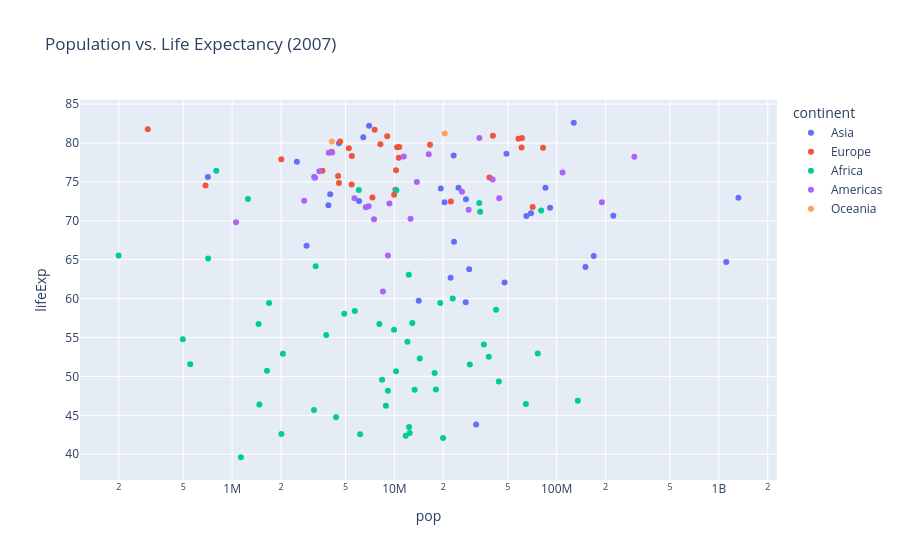

Notebook cell for this chart:
### Markdown cell above
## EDA Task

**Exercise 1.** With `px.scatter` on the 2007 gapminder data, plot population (`log_x=True`) vs life expectancy, colored by continent. Hover around: which *country* is the small-population outlier with very low life expectancy?

**Exercise 2.** Build an interactive box plot of `lifeExp` per continent for **1952** and another for **2007**. Which continent improved the most?

**Exercise 3.** Pick any 3 countries and draw their `gdpPercap` over time with `px.line`. Write three observations (claim + number each).

**Exercise 4 (mini-report).** Run the full Part-B pipeline on the `tips` dataset: one question, inspect, (light) clean, engineer one feature (e.g. tip percentage), two plots, one conclusion. This is a dress rehearsal for report!

### Code cell
# Exercise 1
g2007 = gapminder[gapminder["year"] == 2007]

fig = px.scatter(
    g2007,
    x="pop",
    y="lifeExp",
    color="continent",
    log_x=True,
    hover_name="country",
    title="Population vs. Life Expectancy (2007)"
)
fig.show()

### Figure 1 — Plotly figure (JSON) as saved in the notebook; plotly's stock layout.template omitted (floating-point values rounded to 4 significant figures)
{"data": [{"hovertemplate": "<b>%{hovertext}</b><br><br>continent=Asia<br>pop=%{x}<br>lifeExp=%{y}<extra></extra>", "hovertext": ["Afghanistan", "Bahrain", "Bangladesh", "Cambodia", "China", "Hong Kong, China", "India", "Indonesia", "Iran", "Iraq", "Israel", "Japan", "Jordan", "Korea, Dem. Rep.", "Korea, Rep.", "Kuwait", "Lebanon", "Malaysia", "Mongolia", "Myanmar", "Nepal", "Oman", "Pakistan", "Philippines", "Saudi Arabia", "Singapore", "Sri Lanka", "Syria", "Taiwan", "Thailand", "Vietnam", "West Bank and Gaza", "Yemen, Rep."], "legendgroup": "Asia", "marker": {"color": "#636efa", "symbol": "circle"}, "mode": "markers", "name": "Asia", "orientation": "v", "showlegend": true, "type": "scatter", "x": [31889923, 708573, 150448339, 14131858, 1318683096, 6980412, 1110396331, 223547000, 69453570, 27499638, 6426679, 127467972, 6053193, 23301725, 49044790, 2505559, 3921278, 24821286, 2874127, 47761980, 28901790, 3204897, 169270617, 91077287, 27601038, 4553009, 20378239, 19314747, 23174294, 65068149, 85262356, 4018332, 22211743], "xaxis": "x", "y": [43.83, 75.64, 64.06, 59.72, 72.96, 82.21, 64.7, 70.65, 70.96, 59.55, 80.75, 82.6, 72.53, 67.3, 78.62, 77.59, 71.99, 74.24, 66.8, 62.07, 63.78, 75.64, 65.48, 71.69, 72.78, 79.97, 72.4, 74.14, 78.4, 70.62, 74.25, 73.42, 62.7], "yaxis": "y"}, {"hovertemplate": "<b>%{hovertext}</b><br><br>continent=Europe<br>pop=%{x}<br>lifeExp=%{y}<extra></extra>", "hovertext": ["Albania", "Austria", "Belgium", "Bosnia and Herzegovina", "Bulgaria", "Croatia", "Czech Republic", "Denmark", "Finland", "France", "Germany", "Greece", "Hungary", "Iceland", "Ireland", "Italy", "Montenegro", "Netherlands", "Norway", "Poland", "Portugal", "Romania", "Serbia", "Slovak Republic", "Slovenia", "Spain", "Sweden", "Switzerland", "Turkey", "United Kingdom"], "legendgroup": "Europe", "marker": {"color": "#EF553B", "symbol": "circle"}, "mode": "markers", "name": "Europe", "orientation": "v", "showlegend": true, "type": "scatter", "x": [3600523, 8199783, 10392226, 4552198, 7322858, 4493312, 10228744, 5468120, 5238460, 61083916, 82400996, 10706290, 9956108, 301931, 4109086, 58147733, 684736, 16570613, 4627926, 38518241, 10642836, 22276056, 10150265, 5447502, 2009245, 40448191, 9031088, 7554661, 71158647, 60776238], "xaxis": "x", "y": [76.42, 79.83, 79.44, 74.85, 73.0, 75.75, 76.49, 78.33, 79.31, 80.66, 79.41, 79.48, 73.34, 81.76, 78.89, 80.55, 74.54, 79.76, 80.2, 75.56, 78.1, 72.48, 74.0, 74.66, 77.93, 80.94, 80.88, 81.7, 71.78, 79.42], "yaxis": "y"}, {"hovertemplate": "<b>%{hovertext}</b><br><br>continent=Africa<br>pop=%{x}<br>lifeExp=%{y}<extra></extra>", "hovertext": ["Algeria", "Angola", "Benin", "Botswana", "Burkina Faso", "Burundi", "Cameroon", "Central African Republic", "Chad", "Comoros", "Congo, Dem. Rep.", "Congo, Rep.", "Cote d'Ivoire", "Djibouti", "Egypt", "Equatorial Guinea", "Eritrea", "Ethiopia", "Gabon", "Gambia", "Ghana", "Guinea", "Guinea-Bissau", "Kenya", "Lesotho", "Liberia", "Libya", "Madagascar", "Malawi", "Mali", "Mauritania", "Mauritius", "Morocco", "Mozambique", "Namibia", "Niger", "Nigeria", "Reunion", "Rwanda", "Sao Tome and Principe", "Senegal", "Sierra Leone", "Somalia", "South Africa", "Sudan", "Swaziland", "Tanzania", "Togo", "Tunisia", "Uganda", "Zambia", "Zimbabwe"], "legendgroup": "Africa", "marker": {"color": "#00cc96", "symbol": "circle"}, "mode": "markers", "name": "Africa", "orientation": "v", "showlegend": true, "type": "scatter", "x": [33333216, 12420476, 8078314, 1639131, 14326203, 8390505, 17696293, 4369038, 10238807, 710960, 64606759, 3800610, 18013409, 496374, 80264543, 551201, 4906585, 76511887, 1454867, 1688359, 22873338, 9947814, 1472041, 35610177, 2012649, 3193942, 6036914, 19167654, 13327079, 12031795, 3270065, 1250882, 33757175, 19951656, 2055080, 12894865, 135031164, 798094, 8860588, 199579, 12267493, 6144562, 9118773, 43997828, 42292929, 1133066, 38139640, 5701579, 10276158, 29170398, 11746035, 12311143], "xaxis": "x", "y": [72.3, 42.73, 56.73, 50.73, 52.3, 49.58, 50.43, 44.74, 50.65, 65.15, 46.46, 55.32, 48.33, 54.79, 71.34, 51.58, 58.04, 52.95, 56.73, 59.45, 60.02, 56.01, 46.39, 54.11, 42.59, 45.68, 73.95, 59.44, 48.3, 54.47, 64.16, 72.8, 71.16, 42.08, 52.91, 56.87, 46.86, 76.44, 46.24, 65.53, 63.06, 42.57, 48.16, 49.34, 58.56, 39.61, 52.52, 58.42, 73.92, 51.54, 42.38, 43.49], "yaxis": "y"}, {"hovertemplate": "<b>%{hovertext}</b><br><br>continent=Americas<br>pop=%{x}<br>lifeExp=%{y}<extra></extra>", "hovertext": ["Argentina", "Bolivia", "Brazil", "Canada", "Chile", "Colombia", "Costa Rica", "Cuba", "Dominican Republic", "Ecuador", "El Salvador", "Guatemala", "Haiti", "Honduras", "Jamaica", "Mexico", "Nicaragua", "Panama", "Paraguay", "Peru", "Puerto Rico", "Trinidad and Tobago", "United States", "Uruguay", "Venezuela"], "legendgroup": "Americas", "marker": {"color": "#ab63fa", "symbol": "circle"}, "mode": "markers", "name": "Americas", "orientation": "v", "showlegend": true, "type": "scatter", "x": [40301927, 9119152, 190010647, 33390141, 16284741, 44227550, 4133884, 11416987, 9319622, 13755680, 6939688, 12572928, 8502814, 7483763, 2780132, 108700891, 5675356, 3242173, 6667147, 28674757, 3942491, 1056608, 301139947, 3447496, 26084662], "xaxis": "x", "y": [75.32, 65.55, 72.39, 80.65, 78.55, 72.89, 78.78, 78.27, 72.23, 74.99, 71.88, 70.26, 60.92, 70.2, 72.57, 76.19, 72.9, 75.54, 71.75, 71.42, 78.75, 69.82, 78.24, 76.38, 73.75], "yaxis": "y"}, {"hovertemplate": "<b>%{hovertext}</b><br><br>continent=Oceania<br>pop=%{x}<br>lifeExp=%{y}<extra></extra>", "hovertext": ["Australia", "New Zealand"], "legendgroup": "Oceania", "marker": {"color": "#FFA15A", "symbol": "circle"}, "mode": "markers", "name": "Oceania", "orientation": "v", "showlegend": true, "type": "scatter", "x": [20434176, 4115771], "xaxis": "x", "y": [81.23, 80.2], "yaxis": "y"}], "layout": {"legend": {"title": {"text": "continent"}, "tracegroupgap": 0}, "title": {"text": "Population vs. Life Expectancy (2007)"}, "xaxis": {"anchor": "y", "domain": [0, 1], "title": {"text": "pop"}, "type": "log"}, "yaxis": {"anchor": "x", "domain": [0, 1], "title": {"text": "lifeExp"}}}}
